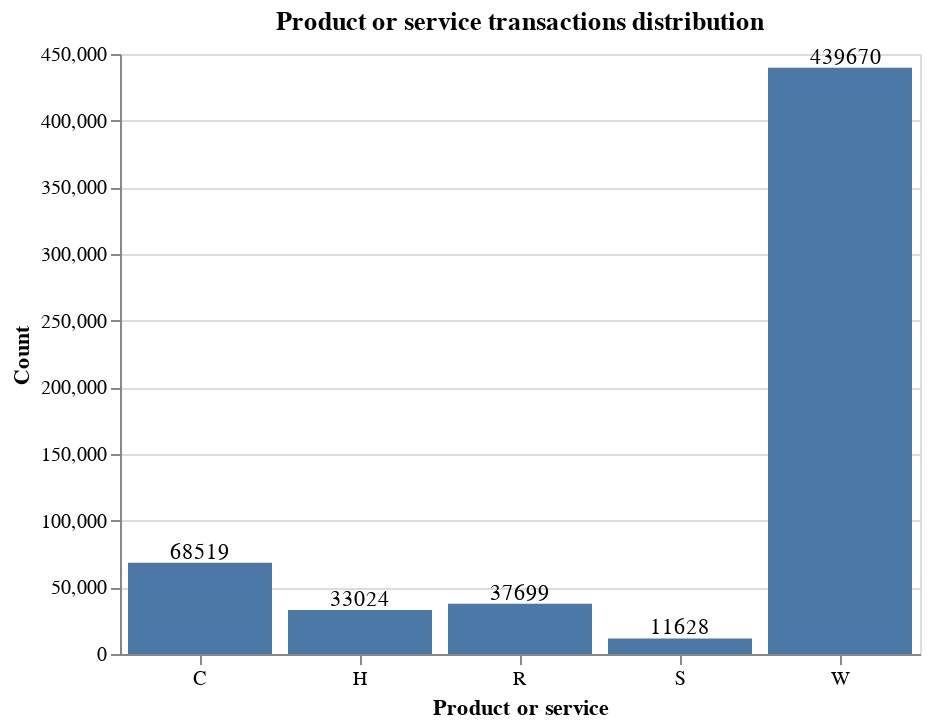

Notebook code for this chart:
### Markdown cell above
Another exciting piece of information is about the count of products purchased. The dataset has just five products purchased. According to the information in the Kaggle, this field stores some product codes (C, H, R, S, and W). Those are the products of each transaction. The product doesn't necessarily have to be genuine (like one item to be added to the shopping cart). It could be any service. One can verify that product code W has the highest number of purchases, with almost 440 thousand. The other four products have lower than 70 thousand counts purchased.

### Code cell
bar_chart=alt.Chart(productCDGroup).mark_bar().encode(
    alt.X('ProductCD:N', axis=alt.Axis(labelAngle=0), title='Product or service'), 
    alt.Y('count:Q', title='Count'))
text_chart = bar_chart.mark_text(align='left', baseline='bottom', dx=-15).encode(text='count:Q')
(bar_chart + text_chart).properties(height=300, width=400, title='Product or service transactions distribution')

### Figure 1 — Vega-Lite specification as saved in the notebook (floating-point values rounded to 4 significant figures)
{"$schema": "https://vega.github.io/schema/vega-lite/v4.17.0.json", "config": {"view": {"continuousHeight": 300, "continuousWidth": 400}}, "data": {"name": "data-a4036a22c99244326afa9263dbb65a0d"}, "datasets": {"data-a4036a22c99244326afa9263dbb65a0d": [{"ProductCD": "C", "count": 68519}, {"ProductCD": "H", "count": 33024}, {"ProductCD": "R", "count": 37699}, {"ProductCD": "S", "count": 11628}, {"ProductCD": "W", "count": 439670}]}, "height": 300, "layer": [{"encoding": {"x": {"axis": {"labelAngle": 0}, "field": "ProductCD", "title": "Product or service", "type": "nominal"}, "y": {"field": "count", "title": "Count", "type": "quantitative"}}, "mark": "bar"}, {"encoding": {"text": {"field": "count", "type": "quantitative"}, "x": {"axis": {"labelAngle": 0}, "field": "ProductCD", "title": "Product or service", "type": "nominal"}, "y": {"field": "count", "title": "Count", "type": "quantitative"}}, "mark": {"align": "left", "baseline": "bottom", "dx": -15, "type": "text"}}], "title": "Product or service transactions distribution", "width": 400}
